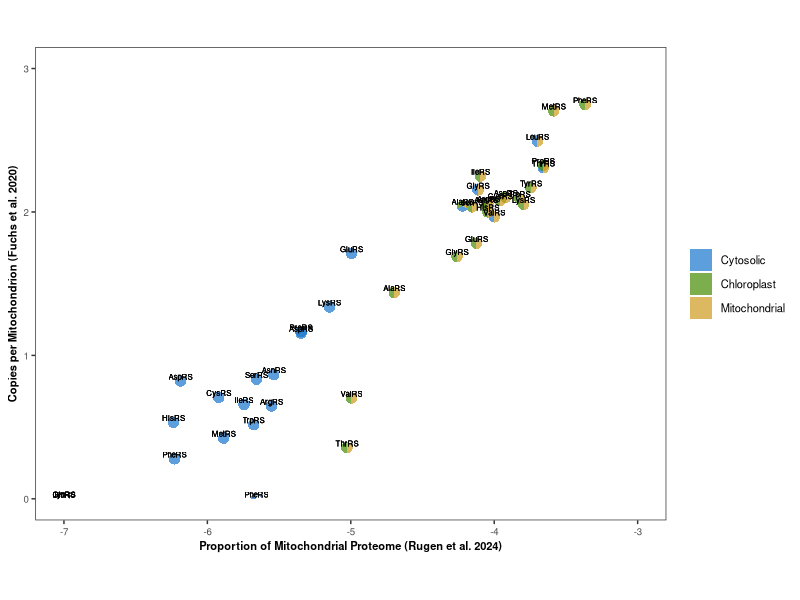
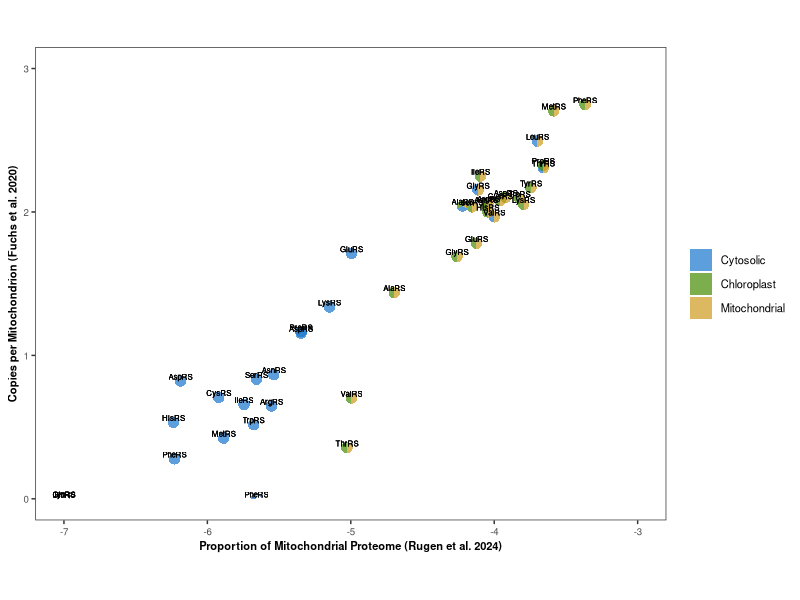

These figures' R source, in order:
library(tidyverse)
library(ggforce)

aars_df = read.csv("aars_enrichment.arabidopsis.Rugen_Fuchs.csv")


pivot_longer(aars_df,cols=c(Mitochondrial,Cytosolic,Chloroplast),names_to = "Subcellular",values_to = "Presence") %>%
  mutate(Subcellular = factor(Subcellular, levels = c("Cytosolic", "Chloroplast", "Mitochondrial"))) %>%
  ggplot() +
  geom_arc_bar(aes(
    y0=log10(Fuchs2020 + 1), 
    x0=log10(Rugen2024 + 1e-7), 
    r0=0,r=0.04,amount=Presence,fill=Subcellular),
    stat="pie", alpha=0.7, linetype="blank") +
  coord_equal() +
  #comment out the following line to exclude aaRS text labels
  geom_text(aes(
    label=Type, 
    y=log10(Fuchs2020 + 1), 
    x=log10(Rugen2024 + 1e-7)), 
    nudge_y = 0.03, size=2) +
  scale_fill_manual(values = c("Mitochondrial"="goldenrod3","Cytosolic"="dodgerblue3","Chloroplast"="chartreuse4")) +
  ylab("Copies per Mitochondrion (Fuchs et al. 2020)") +
  xlab("Proportion of Mitochondrial Proteome (Rugen et al. 2024)") +
  theme_bw() +
  theme(legend.position = "right", 
        axis.title = element_text(size=8, face="bold"), 
        axis.text = element_text(size=7), 
        legend.title = element_blank(), 
        legend.text = element_text(size=8),
        panel.grid.major = element_blank(),
        panel.grid.minor = element_blank()
  ) +
  xlim(-7,-3) +
  ylim(0,3)

ggsave("Rugen_Fuchs_aaRS.pdf", width=5, height=6)
